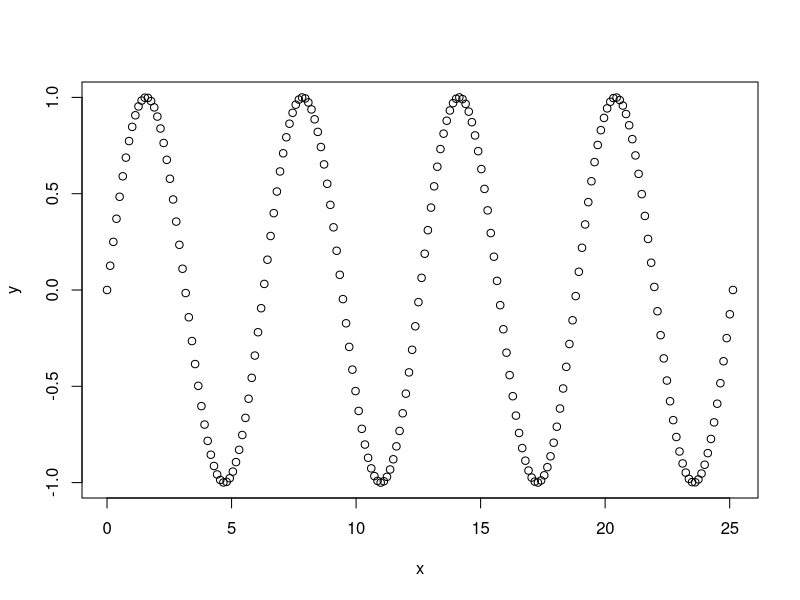

This chart was generated by the following R code:
## ---- chunk 1

x<- 1
y = 2
3 -> z
x+y
x*z
y/x

## ---- chunk 2

a <- 0:10
print(a)
b <- 10:-4
print(b)
class(a)
str(a)
a[c(1,5,10)]
head(a,4)
tail(b,5)

## ---- chunk 3

c <- c(1:5,10.5,'red','yellow','green')
print(c)
class(c)
str(c)

d <- c(1:5,10.5)
print(d)
class(d)
str(d)

## ---- chunk 4

x <- seq(0, 8*pi,length.out=200)
y<- sin(x)
plot(x,y)

## ---- chunk 5

a <- c(3,-2,4,NA,-1,8,-4,9,NA, 11,3,8,NA)
a [!is.na(a)]

a <-c(2,3,-1,3,5,2,-3,1)

print(paste0("The sum of positive integers in a=" ,sum(a[a > 0])))

cat("The sum of positive integers in a=" ,sum(a[a > 0]))
## ---- chunk 6
M1 <- matrix(1:12, ncol = 4, byrow = TRUE)
M1 
M1[2,2]

M2 <- matrix(1:12, nrow = 4)
M2 



## ---- chunk 7
M1 <- matrix(1:20, ncol=4)
M1[c(3,5),c(2,4)]
   

## ---- chunk 8
DF <-data.frame(
gender =c("Male", "Male","Female"),
height =c(152, 171.5, 165),
weight =c(81,93, 78),
age =c(42,38,26),
row.names=c('Ally','Belinda','Alfred')
)
DF
DF$age
DF[DF$gender == "Male",]
